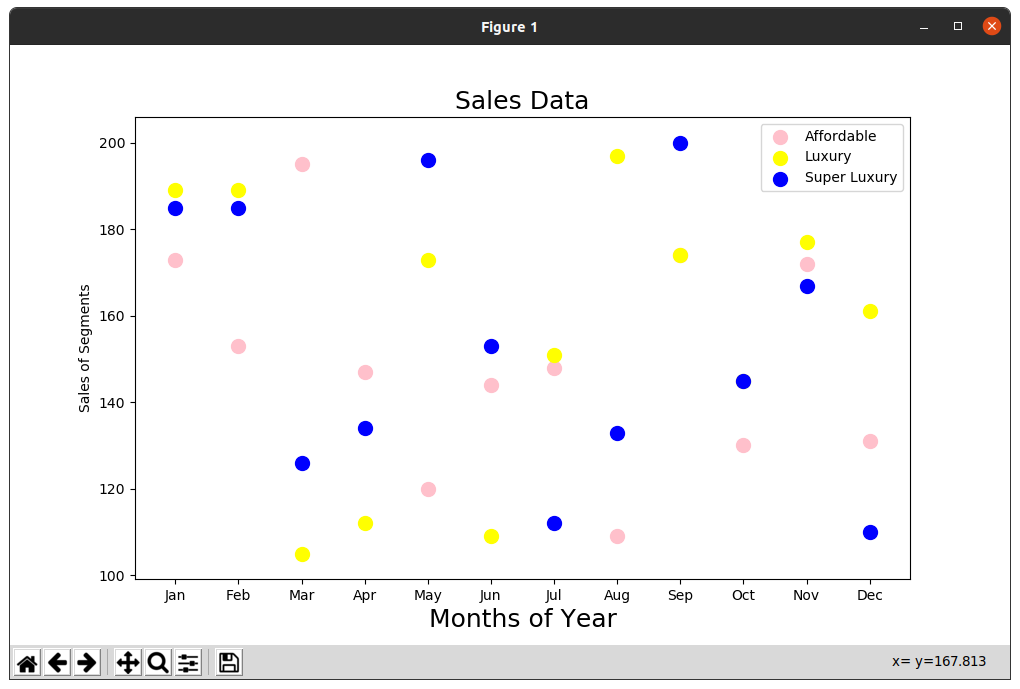

Write Python code to recreate this figure.
import matplotlib.pyplot as plt

# Replace these with your actual data
months = ["Jan", "Feb", "Mar", "Apr", "May","Jun","Jul","Aug","Sep","Oct","Nov","Dec"]
affordable_segment = [173,153,195,147,120,144,148,109,174,130,172,131]
luxury_segment = [189,189,105,112,173,109,151,197,174,145,177,161]
super_luxury_segment = [185,185,126,134,196,153,112,133,200,145,167,110]

# Create a scatter plot with different colors for each segment
plt.figure(figsize=(10, 6))

# Plot the data for the Affordable segment
plt.scatter(months, affordable_segment, color='pink', label='Affordable', s=100)

# Plot the data for the Luxury segment
plt.scatter(months, luxury_segment, color='yellow', label='Luxury', s=100)

# Plot the data for the Super Luxury segment
plt.scatter(months, super_luxury_segment, color='blue', label='Super Luxury', s=100)

# Set properties for the graph
plt.xlabel('Months of Year', fontsize=18)
plt.ylabel('Sales of Segments')
plt.title('Sales Data', fontsize=18)

# Add legend
plt.legend()

# Show the scatter plot
plt.show()
